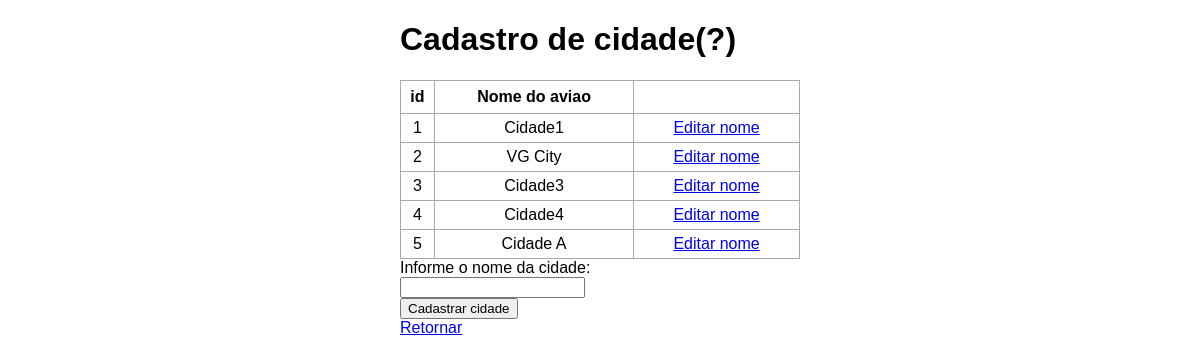
The page /cadastroCidade on the database its author committed.
### tables this page shows
CREATE TABLE cidade (id INTEGER PRIMARY KEY, nome VARCHAR(255));

### app.py (the view)
@app.route('/cadastroCidade', methods=['POST', 'GET'])
def cadastroCidade():
    cidades = Cadastro.TodasAsCidades()
    if request.method == 'POST':
        nome = request.form['nome']
        try:
            Cadastro.CadastrarCidade(nome)
        except Cadastro.ExisteErro as e:
            print(e)
            flash("Cidade com o mesmo nome de outra cidade")
        return redirect('/cadastroCidade')
    else:
        return render_template('cidades.html', cidades=cidades)

### Cadastro.py (called while the page is built)
def TodasAsCidades():
    sql = "SELECT * FROM cidade"
    mycursor.execute(sql)
    cidades = mycursor.fetchall()
    return cidades

### templates/cidades.html (shortened to what this page needs)
{% extends 'base.html' %}
{% block body %}
<div class="content">
    <h1>Cadastro de cidade(?)</h1>
    {% if cidades|length < 1 %}
        <h4 style="text-align: center;">Nao ha cidades</h4>
    {% else %}
        <table>
            <tr>
                <th>id</th>
                <th>Nome do aviao</th>
            </tr>
            {% for cidade in cidades %}
                <tr>
                    <td>{{ cidade[0] }}</td>
                    <td>{{ cidade[1] }}</td>
                    <td><a href="/editarCidade/{{ cidade[0] }}">Editar nome</a></td>
                </tr>
            {% endfor %}
        </table>
    {% endif %}
    <form action="/cadastroCidade" method="POST">
        <label for="nome">Informe o nome da cidade:</label><br/>
        <input name="nome" id="nome" type="text" required>
        <br/>
        <input type="submit" value="Cadastrar cidade">
    </form>
    <a href="/">Retornar</a>
</div>
{% endblock %}

### static/css/main.css (style rules this page uses)
body, html { margin: 0px; font-family: sans-serif; }
.content { margin: 0 auto; width: 400px; }
table, td, th { border: 1px solid #aaa; }
table { border-collapse: collapse; width: 100%; }
th { height: 30px; }
td { text-align: center; padding: 5px; }

### rows shown on the page
cidade: id "1", nome "Cidade1"
cidade: id "2", nome "VG City"
cidade: id "3", nome "Cidade3"
cidade: id "4", nome "Cidade4"
cidade: id "5", nome "Cidade A"
